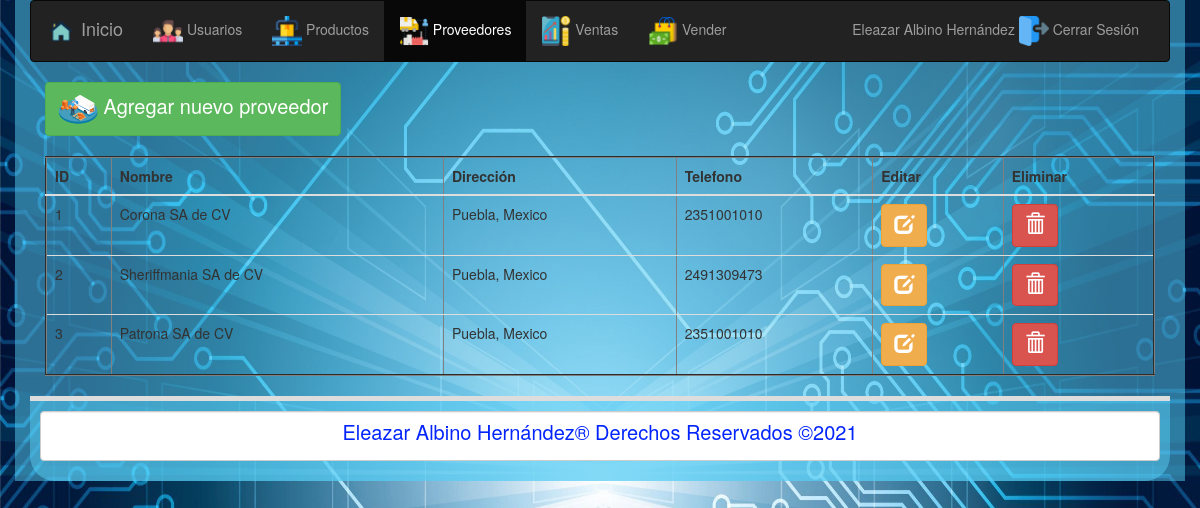
The app's page /Proveedores.php (signed in) with its own data.
### tables this page shows
CREATE TABLE `users` (
`uid` int NOT NULL PRIMARY KEY AUTO_INCREMENT,
`username` varchar(25) NOT NULL UNIQUE,
`password` varchar(200) NOT NULL,
`email` varchar(100) NOT NULL,
`name` varchar(100) NOT NULL
);

create table proveedor(
id BIGINT NOT NULL primary key AUTO_INCREMENT, 
nombre VARCHAR (100) NOT NULL, 
direccion VARCHAR (200) NOT NULL,
telefono VARCHAR (10) NOT NULL
);

### class/userClass2.php (called while the page is built, shortened)
<?php
class userClass
{
public function userDetails($uid)
{
try{
$db = getDB();
$stmt = $db->prepare("SELECT email,username,name FROM users WHERE uid=:uid");
$stmt->bindParam("uid", $uid,PDO::PARAM_INT);
$stmt->execute();
$data = $stmt->fetch(PDO::FETCH_OBJ);
return $data;
}
catch(PDOException $e) {
echo '{"error":{"text":'. $e->getMessage() .'}}';
}
}
}
?>

### Proveedores.php (the view, shortened to what this page needs)
<?php
include_once "base_de_datos.php";
$sentencia = $base_de_datos->query("SELECT * FROM proveedor;");
$proveedores = $sentencia->fetchAll(PDO::FETCH_OBJ);
?>
<?php
include('session.php');
$userDetails=$userClass->userDetails($session_uid);
$active_proveedores="active";
?>
<!DOCTYPE html>
<html>
    <head>
  <link href="css/bootstrap.css" rel="stylesheet">
    </head>
<body>
	<div class="container">
		<?php include 'menu.php' ?>
	<div class="container-fluid">
		<div>
			<a class="btn btn-success" href="./agregarProveedor.php"><img src="images/nuevoProveedor.png" alt="" width="40" height="40"> Agregar nuevo proveedor</a>
		</div>
		<br>
		<div class="table-responsive">
		<table class="table table-hover table-responsive" border="2">
			<thead>
				<tr>
					<th>ID</th>
					<th>Nombre</th>
					<th>Direcci&oacute;n</th>
					<th>Telefono</th>
					<th>Editar</th>
					<th>Eliminar</th>
				</tr>
			</thead>
			<tbody>
				<?php foreach($proveedores as $proveedor){ ?>
				<tr>
					<td><?php echo $proveedor->id?></td>
					<td><?php echo $proveedor->nombre ?></td>
					<td><?php echo $proveedor->direccion ?></td>
					<td><?php echo $proveedor->telefono ?></td>
					<td><a class="btn btn-warning" href="<?php echo "editarProveedor.php?id=" . $proveedor->id?>"><i class="glyphicon glyphicon-edit"></i></a></td>
					<td><a class="btn btn-danger" href="<?php echo "eliminarProveedor.php?id=" . $proveedor->id?>"><i class="glyphicon glyphicon-trash"></i></a></td>
				</tr>
				<?php } ?>
			</tbody>
		</table>
	</div>
</div>
<?php include_once "pie.php" ?>

### menu.php (shortened to what this page needs)
<?php
if ($_SESSION['uid']==='1') { ?>
    <nav class="navbar navbar-inverse">
  <div class="container-fluid">
    <div class="navbar-header">
      <a class="navbar-brand" href="home.php"><span ><img src="images/home.png" alt="" width="30" height="30"></span> Inicio</a>
    </div>
    <div class="collapse navbar-collapse" id="miMenu">
      <ul class="nav navbar-nav">
            <li class="<?php if (isset($active_usuarios)){echo $active_usuarios;}?>"><a href="usuarios.php"><span><img src="images/Usuarios.png" alt="" width="30" height="30" ></span> Usuarios</a></li>
            <li class="<?php if (isset($active_productos)){echo $active_productos;}?>"><a href="listar.php"><span><img src="images/producto.png" alt="" width="30" height="30" ></span> Productos</a></li>
            <li class="<?php if (isset($active_proveedores)){echo $active_proveedores;}?>"><a href="Proveedores.php"><span><img src="images/proveedor.png" alt="" width="30" height="30"></span> Proveedores</a></li>
            <li class="<?php if (isset($active_ventas)){echo $active_ventas;}?>"><a href="ventas.php"><span><img src="images/ventas.png" alt="" width="30" height="30"></span> Ventas</a></li>
          <li class="<?php if (isset($active_vender)){echo $active_vender;}?>"><a href="vender.php"><span><img src="images/vender.png" alt="" width="30" height="30"></span> Vender</a></li>
      </ul>
       <ul class="nav navbar-nav navbar-right">
        <li><a href="logout.php"><?php echo $userDetails->name;?> <span><img src="images/salir.png" alt="" width="30" height="30"></span>  Cerrar Sesi&oacute;n</a></li>
      </ul>
    </div>
  </div>
</nav>
<?php  }
  ?>

### records on screen
users: name "Eleazar Albino Hernández"
proveedor: id "1", nombre "Corona SA de CV", direccion "Puebla, Mexico", telefono "2351001010"
proveedor: id "2", nombre "Sheriffmania SA de CV", direccion "Puebla, Mexico", telefono "2491309473"
proveedor: id "3", nombre "Patrona SA de CV", direccion "Puebla, Mexico", telefono "2351001010"
